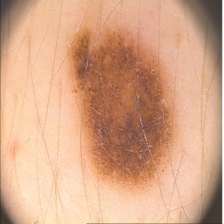
#> input picture Lab4/Datasets/atypicalNevus/IMD027.png, 224 x 224 px, found by its file name; its folder holds only this picture in this run; the run also reads 1 picture not shown here
$ jupyter execute --allow-errors 2101AI32_Lab_4.ipynb   (shell and % lines are left out)
#> lines starting #> are read from the running program, lines starting #| are printed output that depends on the picture
* As we may observe, this second image has a background, while the first
does not. Also, the color of the two dogs are very different. And not just that, even the expressions of the two dogs are different. All these factors are collectively called as noise. A good feature extraction approach would tend to minimise this noise, and clearly our simple approach can not do it, as it directly uses image pixel intensities
* Not just that, our simple approach is computationally expensive, as it retains lot of unnecessary information, that a good feature extraction approach may otherwise drop

# HOG

Simply put, HOG computes pixel-wise gradients and orientations, and plots them on a histogram

## Image Processing

[cell 1]
import cv2
from google.colab.patches import cv2_imshow
image = cv2.imread('/content/tree.jpg',cv2.IMREAD_GRAYSCALE)

resize = (64, 64)
hogsize = (4, 4)

#> (the rest of this cell did not finish here and is left out)

## Gradient and Orientation

[cell 2]
import numpy as np

def calculate_gradients(image):
    image = image.astype(float)
    height, width = image.shape
    gradient_x = np.zeros_like(image, dtype=float)
    gradient_y = np.zeros_like(image, dtype=float)
    padded_image = np.pad(image, ((1, 1), (1, 1)), mode='constant', constant_values=0)

    for i in range(1, height+1):
        for j in range(1, width+1):
            gradient_x[i-1, j-1] = padded_image[i, j+1] - padded_image[i, j-1]
            gradient_y[i-1, j-1] = padded_image[i-1, j] - padded_image[i+1, j]

    gradient_magnitude = np.sqrt(gradient_x**2 + gradient_y**2)
    gradient_orientation = np.arctan2(gradient_y, gradient_x)

    return gradient_magnitude, gradient_orientation

#> (a cell that did not finish here is left out)

## Build histogram

[cell 4]
import numpy as np

def build_histograms(grad_magnitude, grad_orientation, cell_size=(8, 8), num_bins=9):
    height, width = grad_magnitude.shape
    cells_y, cells_x = height // cell_size[0], width // cell_size[1]

    histograms = np.zeros((cells_y, cells_x, num_bins), dtype=float)

    for i in range(cells_y):
        for j in range(cells_x):
            cell_grad_mag = grad_magnitude[i * cell_size[0]:(i + 1) * cell_size[0], j * cell_size[1]:(j + 1) * cell_size[1]]
            cell_grad_orient = grad_orientation[i * cell_size[0]:(i + 1) * cell_size[0], j * cell_size[1]:(j + 1) * cell_size[1]]

            flattened_orientations = cell_grad_orient.flatten()
            flattened_magnitudes = cell_grad_mag.flatten()

            for orientation, magnitude in zip(flattened_orientations, flattened_magnitudes):
                bin_idx1 = (int(orientation % (180 / num_bins))) % num_bins
                bin_idx2 = (bin_idx1 + 1) % num_bins
                weight1 = (orientation % (180 / num_bins)) / (180 / num_bins)
                weight2 = 1 - weight1

                histograms[i, j, bin_idx1] += weight1 * magnitude
                histograms[i, j, bin_idx2] += weight2 * magnitude

    return histograms

[cell 5]
import matplotlib.pyplot as plt
#> (the rest of this cell did not finish here and is left out)

## Normalization

[cell 6]
def normalize_blocks(histograms, block_size=(2, 2), epsilon=1e-5):
    cells_y, cells_x, num_bins = histograms.shape
    blocks_y = cells_y - block_size[0] + 1
    blocks_x = cells_x - block_size[1] + 1

    normalized_histograms = np.zeros((blocks_y, blocks_x, block_size[0], block_size[1], num_bins), dtype=float)

    for i in range(blocks_y):
        for j in range(blocks_x):
            block = histograms[i:i+block_size[0], j:j+block_size[1], :]
            block_norm = np.linalg.norm(block) + epsilon  # L2 normalization with epsilon for stability
            normalized_histograms[i, j, :, :, :] = block / block_norm

    return normalized_histograms.flatten()

#> (a cell that did not finish here is left out)

#> (a cell that did not finish here is left out)

# Classification

[cell 9]
import os
import cv2
import numpy as np
from sklearn.model_selection import train_test_split
from sklearn.svm import SVC
from sklearn.metrics import accuracy_score, classification_report
from skimage.feature import hog
from skimage import exposure

def load_data(folder_path):
    images = []
    labels = []

    for label, class_folder in enumerate(os.listdir(folder_path)):
        class_path = os.path.join(folder_path, class_folder)
        for filename in os.listdir(class_path):
            image_path = os.path.join(class_path, filename)
            img = cv2.imread(image_path, cv2.IMREAD_GRAYSCALE)

            if img is not None:
                img = cv2.resize(img, (64, 64))
                images.append(img)
                labels.append(label)

    return np.array(images), np.array(labels)

def custom_hog(image, cell_size=(8, 8)):
    features, hog_image = hog(image, pixels_per_cell=cell_size, block_norm='L2-Hys', visualize=True)
    hog_image_rescaled = exposure.rescale_intensity(hog_image, in_range=(0, 10))

    return features


dataset_path = "/content/Datasets"
data, labels = load_data(dataset_path)
#> in load_data, `img = cv2.resize(img, (64, 64))`:
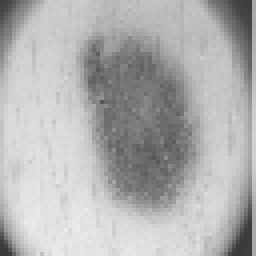
#> img: shape (64, 64) (shown 4 times larger); min 57, max 236, mean 176.7
#> pass 2 of the loop in load_data, `for label, class_folder in enumerate(os.listdir(folder_path)):`:
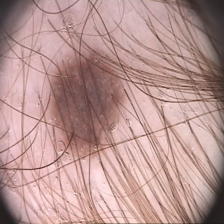
#> input picture Lab4/Datasets/commonNevus/IMD003.png, 224 x 224 px, found by its file name
#> in load_data, `img = cv2.imread(image_path, cv2.IMREAD_GRAYSCALE)`:
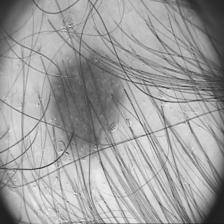
#> img: shape (224, 224); min 26, max 240, mean 158.9
#> in load_data, `img = cv2.resize(img, (64, 64))`:
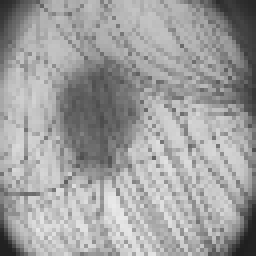
#> img: shape (64, 64) (shown 4 times larger); min 31, max 234, mean 158.9
#> pass 3 of the loop in load_data, `for label, class_folder in enumerate(os.listdir(folder_path)):`:
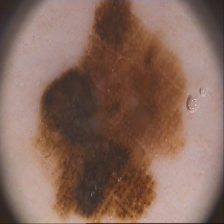
#> input picture Lab4/Datasets/melanoma/IMD063.png, 224 x 224 px, found by its file name
#> in load_data, `img = cv2.imread(image_path, cv2.IMREAD_GRAYSCALE)`:
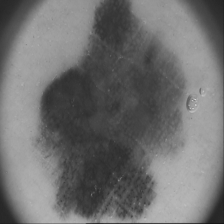
#> img: shape (224, 224); min 22, max 212, mean 111.5
#> labels = [0, 1, 2]
hog_features = np.array([custom_hog(image) for image in data])
#> in custom_hog, `features, hog_image = hog(image, pixels_per_cell=cell_size, block_norm..`: features = 2916 values, max 0.425 at index 2465, min 0 at index 3, mean 0.0818
#> call 3 of custom_hog, with cell_size = (8, 8)
#> in custom_hog (call 3), `features, hog_image = hog(image, pixels_per_cell=cell_size, block_norm..`: features = 2916 values, max 0.343 at index 1135, min 0 at index 3, mean 0.0781
#> in custom_hog (call 3), `hog_image_rescaled = exposure.rescale_intensity(hog_image, in_range=(0..`:
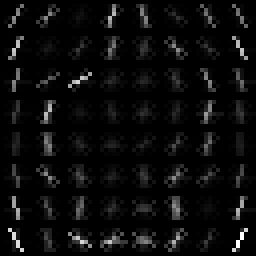
#> hog_image: shape (64, 64) float64 (shown 4 times larger); min 0, max 31.88, mean 1.5; drawn with min black and max white
hog_features_standardized = hog_features.reshape(hog_features.shape[0], -1)
X_train, X_test, y_train, y_test = train_test_split(hog_features_standardized, labels, test_size=0.2, random_state=42)
#> y_train = [1, 2]; y_test = [0]
svm_classifier = SVC(kernel='linear', random_state=42)
svm_classifier.fit(X_train, y_train)
y_pred = svm_classifier.predict(X_test)
#> y_pred = [1]
accuracy = accuracy_score(y_test, y_pred)
#> accuracy = 0
classification_rep = classification_report(y_test, y_pred)

print("Accuracy:", accuracy)
#| Accuracy: 0.0
print("Classification Report:")
print(classification_rep)
#|               precision    recall  f1-score   support
#|            0       0.00      0.00      0.00       1.0
#|            1       0.00      0.00      0.00       0.0
#|     accuracy                           0.00       1.0
#|    macro avg       0.00      0.00      0.00       1.0
#| weighted avg       0.00      0.00      0.00       1.0

[cell 10]
import os
import cv2
import numpy as np
from sklearn.model_selection import train_test_split
from sklearn.svm import SVC
from sklearn.neighbors import KNeighborsClassifier
from sklearn.naive_bayes import GaussianNB
from sklearn.ensemble import RandomForestClassifier
from sklearn.linear_model import LogisticRegression
from sklearn.metrics import accuracy_score, classification_report
from skimage.feature import hog
from skimage import exposure

dataset_path = "/content/Datasets"
data, labels = load_data(dataset_path)
#> pass 2 of the loop in load_data, `for label, class_folder in enumerate(os.listdir(folder_path)):`:
#> pass 3 of the loop in load_data, `for label, class_folder in enumerate(os.listdir(folder_path)):`:
hog_features = np.array([custom_hog(image) for image in data])
hog_features_standardized = hog_features.reshape(hog_features.shape[0], -1)
X_train, X_test, y_train, y_test = train_test_split(hog_features_standardized, labels, test_size=0.2, random_state=42)

# Initialize classifiers
classifiers = {
    "SVM": SVC(kernel='linear', random_state=42),
    "KNN": KNeighborsClassifier(),
    "Naive Bayes": GaussianNB(),
    "Random Forest": RandomForestClassifier(random_state=42),
    "Logistic Regression": LogisticRegression(random_state=42),
}

results = {}
#> (the rest of this cell did not finish here and is left out)

[cell 11]
classifiers = {

}

[cell 12]
# Train and evaluate each classifier
results = {}
for name, classifier in classifiers.items():
    classifier.fit(X_train, y_train)
    y_pred = classifier.predict(X_test)
    accuracy = accuracy_score(y_test, y_pred)
    classification_rep = classification_report(y_test, y_pred)
    results[name] = {"accuracy": accuracy, "classification_report": classification_rep}
#> after the loop, results = 0 items

# Display results
for name, result in results.items():
    print(f"Classifier: {name}")
    print(f"Accuracy: {result['accuracy']:.2f}")
    print("Classification Report:")
    print(result["classification_report"])
    print("-" * 50)
#> this loop made 0 passes

[cell 13]
def hog(image, cell_size=(8,8)):
  grad_mag, grad_orient = calculate_gradients(image)
  histograms = build_histograms(grad_mag, grad_orient, cell_size)
  for bin_idx in range(histograms.shape[2]):
    plt.bar(bin_idx * (180 / histograms.shape[2]), histograms[0, 0, bin_idx], width=(180 / histograms.shape[2]), alpha=0.7)

  plt.title("Histogram of Oriented Gradients")
  plt.xlabel("Orientation (degrees)")
  plt.ylabel("Magnitude")
  plt.show()
  normalized = normalize_blocks(histograms)
  return normalized

[cell 14]
import cv2
from google.colab.patches import cv2_imshow
img = cv2.imread('/content/Datasets/atypicalNevus/IMD004.png', cv2.IMREAD_GRAYSCALE)

#> (the rest of this cell did not finish here and is left out)


[cell 15]
img = cv2.imread('/content/Datasets/commonNevus/IMD045.png', cv2.IMREAD_GRAYSCALE)

#> (the rest of this cell did not finish here and is left out)


[cell 16]
img = cv2.imread('/content/Datasets/melonama/IMD063.png', cv2.IMREAD_GRAYSCALE)

feature = hog(img)
#> call 3 of hog, with cell_size = (8, 8)
#> in hog (call 3), `plt.show()`:
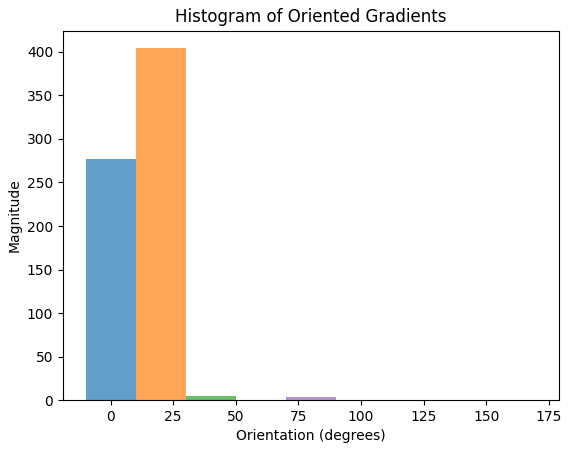
#> figure drawn by matplotlib, 1 panel

[cell 17]
import os
import cv2
import numpy as np
from sklearn.model_selection import train_test_split
from sklearn.svm import SVC
from sklearn.neighbors import KNeighborsClassifier
from sklearn.naive_bayes import GaussianNB
from sklearn.ensemble import RandomForestClassifier
from sklearn.linear_model import LogisticRegression
from sklearn.metrics import accuracy_score, classification_report
from skimage.feature import hog
from skimage import exposure

import os
import cv2
import numpy as np
from sklearn.model_selection import train_test_split
from sklearn.svm import SVC
from sklearn.metrics import accuracy_score, classification_report
from skimage.feature import hog
from skimage import exposure

def load_data(folder_path):
    images = []
    labels = []

    for label, class_folder in enumerate(os.listdir(folder_path)):
        class_path = os.path.join(folder_path, class_folder)
        for filename in os.listdir(class_path):
            image_path = os.path.join(class_path, filename)
            img = cv2.imread(image_path, cv2.IMREAD_GRAYSCALE)

            if img is not None:
                img = cv2.resize(img, (64, 64))
                images.append(img)
                labels.append(label)

    return np.array(images), np.array(labels)

def custom_hog(image, cell_size=(8, 8)):
    features, hog_image = hog(image, pixels_per_cell=cell_size, block_norm='L2-Hys', visualize=True)
    hog_image_rescaled = exposure.rescale_intensity(hog_image, in_range=(0, 10))

    return features

dataset_path = "/content/Datasets"
data, labels = load_data(dataset_path)
#> pass 2 of the loop in load_data, `for label, class_folder in enumerate(os.listdir(folder_path)):`:
#> pass 3 of the loop in load_data, `for label, class_folder in enumerate(os.listdir(folder_path)):`:
hog_features = np.array([custom_hog(image) for image in data])
#> in custom_hog, `features, hog_image = hog(image, pixels_per_cell=cell_size, block_norm..`: features = 2916 values, max 0.425 at index 2465, min 0 at index 3, mean 0.0818
#> in custom_hog (call 3), `features, hog_image = hog(image, pixels_per_cell=cell_size, block_norm..`: features = 2916 values, max 0.343 at index 1135, min 0 at index 3, mean 0.0781
hog_features_standardized = hog_features.reshape(hog_features.shape[0], -1)
X_train, X_test, y_train, y_test = train_test_split(hog_features_standardized, labels, test_size=0.2, random_state=42)

classifiers = {
    "SVM": SVC(kernel='linear', random_state=42),
    "KNN": KNeighborsClassifier(),
    "Naive Bayes": GaussianNB(),
    "Random Forest": RandomForestClassifier(random_state=42),
    "Logistic Regression": LogisticRegression(random_state=42),
}

results = {}
#> (the rest of this cell did not finish here and is left out)

# **Filter built from scratch**

[cell 18]
import os
import cv2
import numpy as np
from sklearn.model_selection import train_test_split
from sklearn.svm import SVC
from sklearn.neighbors import KNeighborsClassifier
from sklearn.naive_bayes import GaussianNB
from sklearn.ensemble import RandomForestClassifier
from sklearn.linear_model import LogisticRegression
from sklearn.metrics import accuracy_score, classification_report

# Your custom hog function
def hog(image, cell_size=(8, 8)):
    grad_mag, grad_orient = calculate_gradients(image)
    histograms = build_histograms(grad_mag, grad_orient, cell_size)
    normalized = normalize_blocks(histograms)
    return normalized.flatten()  # Flatten the 3D array into a 1D array

def load_data(folder_path):
    images = []
    labels = []

    for label, class_folder in enumerate(os.listdir(folder_path)):
        class_path = os.path.join(folder_path, class_folder)
        for filename in os.listdir(class_path):
            image_path = os.path.join(class_path, filename)
            img = cv2.imread(image_path, cv2.IMREAD_GRAYSCALE)

            if img is not None:
                images.append(img)
                labels.append(label)

    return np.array(images), np.array(labels)

dataset_path = "/content/Datasets"
data, labels = load_data(dataset_path)
#> pass 2 of the loop in load_data, `for label, class_folder in enumerate(os.listdir(folder_path)):`:
#> pass 3 of the loop in load_data, `for label, class_folder in enumerate(os.listdir(folder_path)):`:
hog_features = np.array([hog(image) for image in data])
#> in calculate_gradients (call 6), `gradient_orientation = np.arctan2(gradient_y, gradient_x)`:
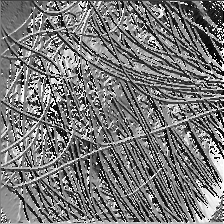
#> gradient_orientation: shape (224, 224) float64; min -3.13, max 3.14, mean -0.181; drawn with min black and max white
hog_features_standardized = hog_features.reshape(hog_features.shape[0], -1)

X_train, X_test, y_train, y_test = train_test_split(hog_features_standardized, labels, test_size=0.2, random_state=42)

classifiers = {
    "SVM": SVC(kernel='linear', random_state=42),
    "KNN": KNeighborsClassifier(),
    "Naive Bayes": GaussianNB(),
    "Random Forest": RandomForestClassifier(random_state=42),
    "Logistic Regression": LogisticRegression(random_state=42),
}

results = {}
#> (the rest of this cell did not finish here and is left out)

[cell 19]
import os
import cv2
import numpy as np
from sklearn.model_selection import train_test_split
from sklearn.svm import SVC
from sklearn.neighbors import KNeighborsClassifier
from sklearn.naive_bayes import GaussianNB
from sklearn.ensemble import RandomForestClassifier
from sklearn.linear_model import LogisticRegression
from sklearn.metrics import accuracy_score, classification_report
import matplotlib.pyplot as plt

# Your custom hog function and other functions

def plot_test_accuracies(accuracies):
    classifiers = list(accuracies.keys())
    values = list(accuracies.values())

    plt.figure(figsize=(10, 6))
    plt.bar(classifiers, values, color='blue')
    plt.title('Test Accuracies of Different Classifiers')
    plt.xlabel('Classifiers')
    plt.ylabel('Test Accuracy')
    plt.ylim(0, 1.0)  # Set the y-axis limit to 0-1 for accuracy values
    plt.show()

def main():
    dataset_path = "/content/Datasets"
    data, labels = load_data(dataset_path)
#> pass 2 of the loop in load_data, `for label, class_folder in enumerate(os.listdir(folder_path)):`:
#> pass 3 of the loop in load_data, `for label, class_folder in enumerate(os.listdir(folder_path)):`:

    # Extract HOG features using your custom hog function
    hog_features = np.array([hog(image) for image in data])
    hog_features_standardized = hog_features.reshape(hog_features.shape[0], -1)

    X_train, X_test, y_train, y_test = train_test_split(hog_features_standardized, labels, test_size=0.2, random_state=42)

    classifiers = {
        "SVM": SVC(kernel='linear', random_state=42),
        "KNN": KNeighborsClassifier(),
        "Naive Bayes": GaussianNB(),
        "Random Forest": RandomForestClassifier(random_state=42),
        "Logistic Regression": LogisticRegression(random_state=42),
    }

    accuracies = {}
    for name, classifier in classifiers.items():
        classifier.fit(X_train, y_train)
        y_pred = classifier.predict(X_test)
        accuracy = accuracy_score(y_test, y_pred)
        classification_rep = classification_report(y_test, y_pred)
        accuracies[name] = accuracy

    plot_test_accuracies(accuracies)

#> (the rest of this cell did not finish here and is left out)

#> in main, `data, labels = load_data(dataset_path)`: labels = [0, 1, 2]
#> in main, `X_train, X_test, y_train, y_test = train_test_split(hog_features_stand..`: y_train = [1, 2]; y_test = [0]
#> the loop in main, `for name, classifier in classifiers.items():` made 2 passes
#> (y_pred, accuracy) on pass 1: ([2], 0)
#> after the loop in main, `for name, classifier in classifiers.items():`: accuracies = {'SVM': 0}

[cell 20]

import os
import cv2
import numpy as np
import umap
import matplotlib.pyplot as plt

def load_data(folder_path):
    images = []
    labels = []

    for label, class_folder in enumerate(os.listdir(folder_path)):
        class_path = os.path.join(folder_path, class_folder)
        for filename in os.listdir(class_path):
            image_path = os.path.join(class_path, filename)
            img = cv2.imread(image_path, cv2.IMREAD_GRAYSCALE)

            if img is not None:
                img = cv2.resize(img, (64, 64))
                images.append(img)
                labels.append(label)

    return np.array(images), np.array(labels)

def plot_umap(embeddings, labels, images, title="UMAP Visualization"):
    plt.figure(figsize=(10, 8))
    scatter = plt.scatter(embeddings[:, 0], embeddings[:, 1], c=labels, cmap='viridis', s=5)
    plt.colorbar(scatter, orientation='vertical', label='Class Labels')
    plt.title(title)

    # Overlay images on the plot
    for i in range(len(images)):
        plt.imshow(images[i], extent=(embeddings[i, 0]-0.1, embeddings[i, 0]+0.1, embeddings[i, 1]-0.1, embeddings[i, 1]+0.1), alpha=0.5)

    plt.show()

def main():
    dataset_path = "/content/Datasets"
    data, labels = load_data(dataset_path)
#> pass 2 of the loop in load_data, `for label, class_folder in enumerate(os.listdir(folder_path)):`:
#> pass 3 of the loop in load_data, `for label, class_folder in enumerate(os.listdir(folder_path)):`:

    # Extract HOG features using your custom hog function
    hog_features = np.array([hog(image) for image in data])
    hog_features_standardized = hog_features.reshape(hog_features.shape[0], -1)
    reducer = umap.UMAP(n_neighbors=15, min_dist=0.1, n_components=2, metric='euclidean')
    embeddings = reducer.fit_transform(hog_features_standardized)

    plot_umap(embeddings, labels, data)

if __name__ == "__main__":
    main()
#> in main, `data, labels = load_data(dataset_path)`: labels = [0, 1, 2]
#> in calculate_gradients (call 11), `gradient_orientation = np.arctan2(gradient_y, gradient_x)`:
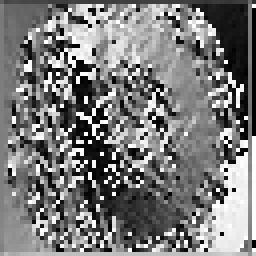
#> gradient_orientation: shape (64, 64) float64 (shown 4 times larger); min -3.14, max 3.14, mean -0.124; drawn with min black and max white
#> after the loop in calculate_gradients (call 12), `for i in range(1, height+1):`:
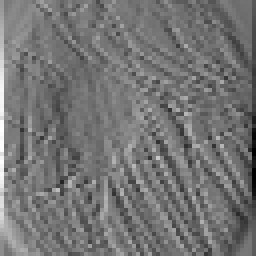
#> gradient_x: shape (64, 64) float64 (shown 4 times larger); min -165, max 195, mean -0.7; drawn with min black and max white
#> after the loop in calculate_gradients (call 12), `for i in range(1, height+1):`:
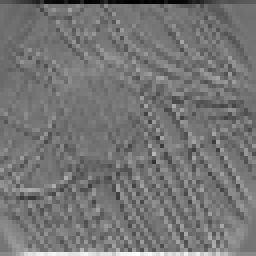
#> gradient_y: shape (64, 64) float64 (shown 4 times larger); min -192, max 226, mean -0.2; drawn with min black and max white
#> in calculate_gradients (call 12), `gradient_magnitude = np.sqrt(gradient_x**2 + gradient_y**2)`:
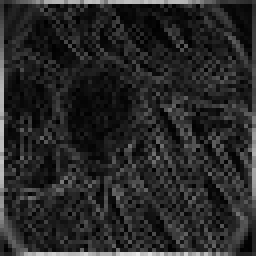
#> gradient_magnitude: shape (64, 64) float64 (shown 4 times larger); min 0, max 232.1, mean 40
#> in calculate_gradients (call 12), `gradient_orientation = np.arctan2(gradient_y, gradient_x)`:
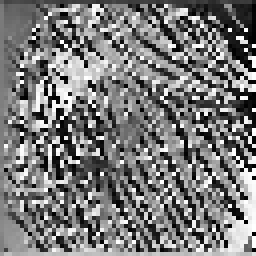
#> gradient_orientation: shape (64, 64) float64 (shown 4 times larger); min -3.13, max 3.14, mean -0.136; drawn with min black and max white
#> in calculate_gradients (call 13), `padded_image = np.pad(image, ((1, 1), (1, 1)), mode='constant', consta..`:
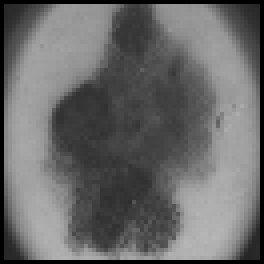
#> padded_image: shape (66, 66) float64 (shown 4 times larger); min 0, max 183, mean 105.1
#> (the call stopped at in main, `reducer = umap.UMAP(n_neighbors=15, min_dist=0.1, n_components=2, metr..`: umap is not available in this run)
